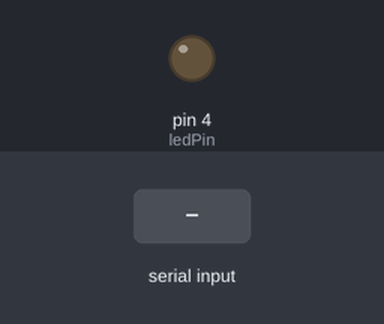
Bench run of a sketch on a simulated Arduino Uno, built with avr-gcc and run on an emulated ATmega328P. Shown: output pins drawn as LEDs (lit = HIGH). The test bench sets the inputs (shaded band).

Above: at 1.2 s.
1.3 s: "2" received over Serial
At 1.9 s:
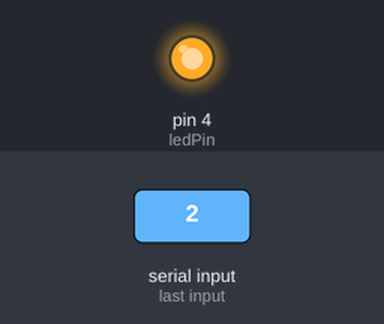
2.8 s: "1" received over Serial
At 3.1 s:
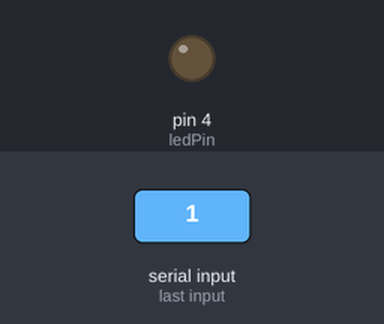
Timing chart, 0 to 5.8 s (numbered marks = the images above; inputs shaded):
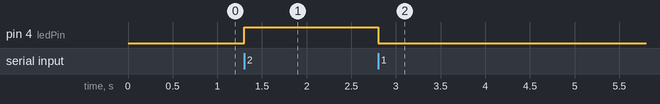

Measured:
- after the input at 1.3 s, pin 4 (ledPin): LOW → HIGH at once
- after the input at 2.8 s, pin 4 (ledPin): HIGH → LOW at once

The sketch:

relayCtrlWorks.ino
```cpp
 char val; // Data received from the serial port
 int ledPin = 4; // Set the pin to digital I/O 13


 void setup() {
   pinMode(ledPin, OUTPUT); // Set pin as OUTPUT
   Serial.begin(9600); // Start serial communication at 9600 bps
 }


 void loop() {
   if (Serial.available())
   { // If data is available to read,
     val = Serial.read(); // read it and store it in val
   }
   if (val == '2')
   { // If 1 was received
     digitalWrite(ledPin, HIGH); // turn the LED on
   } else {
     digitalWrite(ledPin, LOW); // otherwise turn it off
   }
  // delay(10); // Wait 10 milliseconds for next reading
}
```
